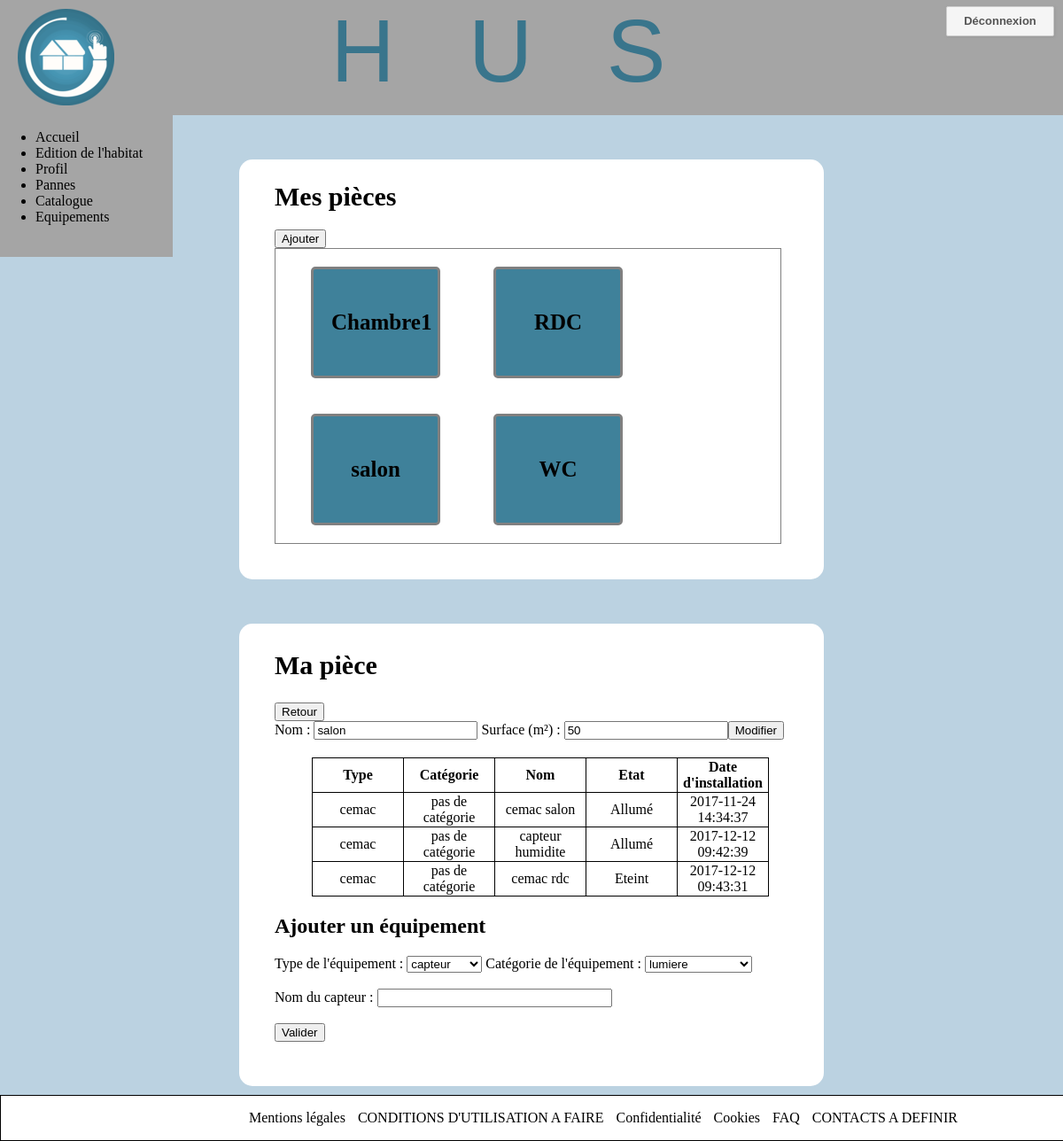
Before: /edition_habitat/edition.habitat.traitement.php?id=1&nomPiece=salon&surface=50 with the older database file.
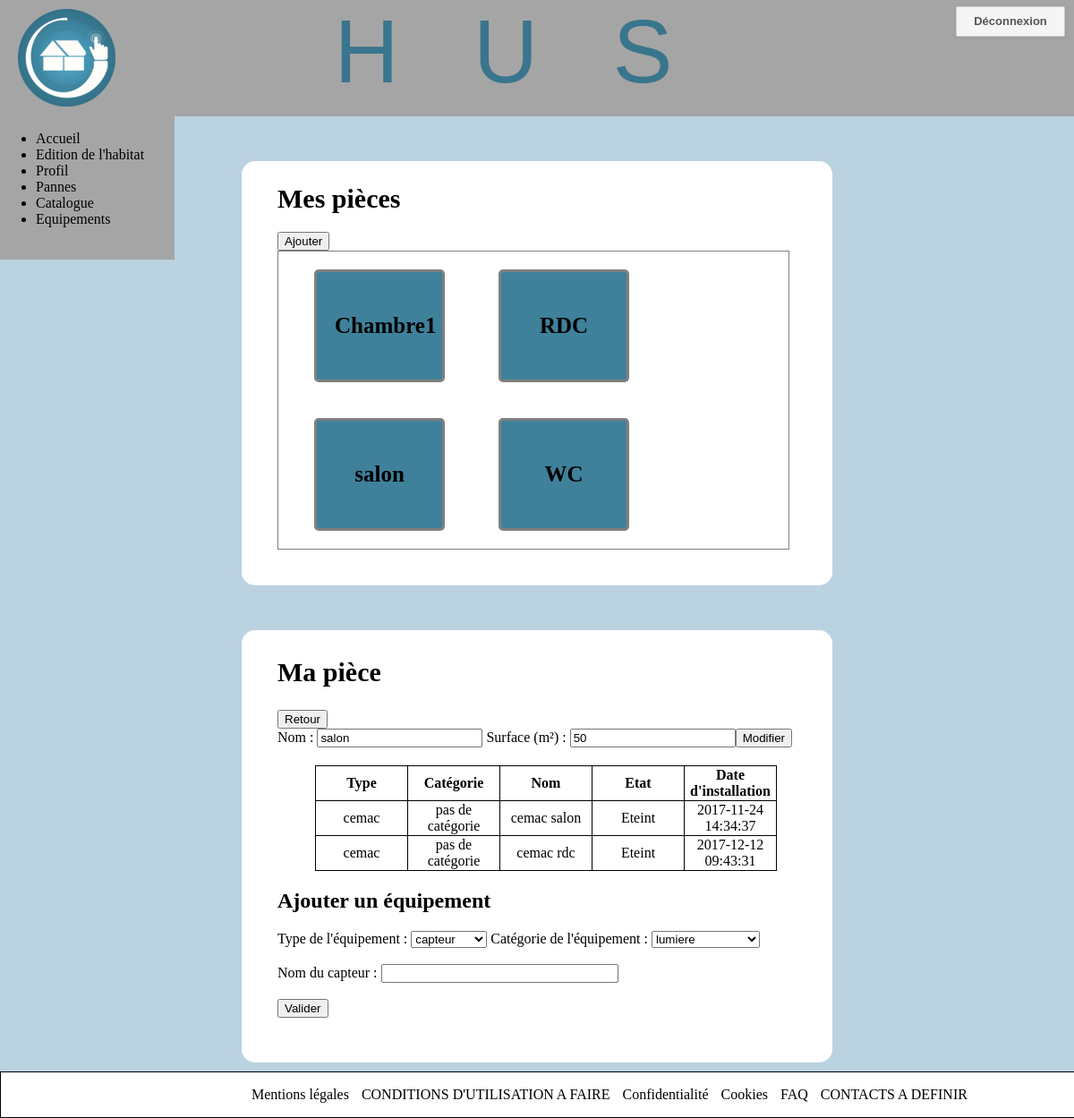
After: the same page with the newer database file.
### tables this page shows
CREATE TABLE IF NOT EXISTS `equipements` (
  `ID` int(11) NOT NULL AUTO_INCREMENT,
  `Nom` varchar(255) NOT NULL,
  `Reference` text NOT NULL,
  `Etat` tinyint(1) NOT NULL,
  `Date_installation` datetime NOT NULL,
  `Presence_page_accueil` tinyint(1) NOT NULL,
  `ID_Piece` int(11) NOT NULL,
  `ID_Equipement_lie` int(11) DEFAULT NULL,
  `ID_type_equipement` int(11) NOT NULL,
  `ID_categorie_equipement` int(11) DEFAULT NULL,
  PRIMARY KEY (`ID`)
);

CREATE TABLE IF NOT EXISTS `type_equipement` (
  `ID` int(11) NOT NULL AUTO_INCREMENT,
  `Nom` varchar(50) NOT NULL,
  PRIMARY KEY (`ID`)
);

CREATE TABLE IF NOT EXISTS `categorie_equipement` (
  `ID` int(11) NOT NULL AUTO_INCREMENT,
  `Nom` varchar(50) NOT NULL,
  PRIMARY KEY (`ID`)
);

### edition_habitat/edition.habitat.traitement.php (the view, shortened to what this page needs)
<!DOCTYPE HTML>
<html>
    <head>
        <link rel="stylesheet" href="edition.habitat.vueCSS.css"/>
        <link rel="stylesheet" href="../Mise_en_page/header.css"/>
        <link rel="stylesheet" href="../Mise_en_page/footer.css"/>
    </head>
    <body>
    <header>
    </header>
<?php
try
{
    $bdd = new PDO('mysql:host=localhost;dbname=husv4;charset=utf8', 'root', '',
                    array(PDO::ATTR_ERRMODE => PDO::ERRMODE_EXCEPTION));
}
catch (Exception $e)
{
    die('Erreur :' .$e->getMessage());
}
?>
		<div id="sectionPieces">
    		<h1> Mes pièces </h1>
    		<a href="edition.habitat.traitement.php?ajout=1&amp;modifier=0#sectionEdition"><input type="button" name="ajouter_piece" value="Ajouter"/></a>
    		<section id="cadreIconePiece"  >
<?php
$query1 = $bdd->query("SELECT ID, Nom, Surface FROM pieces WHERE ID_Habitat = 1 ORDER BY Nom");
while($dataPiece = $query1->fetch())
{
    $liste_ID[] = $dataPiece['ID'];
    $liste_piece[] = $dataPiece['Nom'];
    $liste_surface[] = $dataPiece['Surface'];
}
$taille_liste = count($liste_ID);
for ($i=0 ; $i<$taille_liste ; $i++)
{
    echo '<a href="edition.habitat.traitement.php?id='.$liste_ID[$i].'&amp;nomPiece='.$liste_piece[$i].
            '&amp;surface='.$liste_surface[$i].'#sectionEdition" class="lienEdition">'
             .$liste_piece[$i].'</a>';
}
?>
    		</section>
    	</div>
		<section id="sectionEdition">
<?php
        if (isset($_GET['ajout']) AND $_GET['ajout'] == 1)
        {
            echo'<h1> Ma nouvelle pièce </h1>';
        }
        else
        {
            echo '<h1> Ma pièce </h1> ';
        }
?>
			<a href="edition.habitat.traitement.php"><input type="button" name="retour" value="Retour"/></a>
<?php
if (!empty($_GET['id']) OR !empty($_GET['nomPiece']) OR !empty($_GET['surface']) OR !empty($_GET['modifier']) OR !empty($_GET['ajout']))
{
?>
			<form method="post" action="" id="formulaire">
<?php
if (isset($_GET['id']) AND isset($_GET['nomPiece']) AND isset($_GET['surface']))
{
    echo '<label for="nomPiece"> Nom : </label>
          <input type="text" name="nom_piece" value="'.$_GET['nomPiece'].'" id="nomPiece" readonly/>
          <label for="surfacePiece"> Surface (m²) : </label>
          <input type="text" name="surface_piece" value="'.$_GET['surface'].'" id="surfacePiece" readonly/>';
    echo '<a href="edition.habitat.traitement.php?ajout=0&amp;modifier=1&amp;id='.$_GET['id'].'#sectionEdition"><input type="button" name="modifier_piece" value="Modifier"/></a>';
}
?>
				</form>
			<table>
    			<thead>
    				<tr>
    					<th> Type </th>
    					<th> Catégorie </th>
    					<th> Nom </th>
    					<th> Etat </th>
    					<th> Date d'installation </th>
    				</tr>
    			</thead>
				<tbody>
<?php
if (isset($_GET['id']))
{
    $query4 = $bdd->prepare('SELECT * FROM equipements WHERE ID_Piece = ?');
    $query4 -> execute(array($_GET['id']));
    while ($dataEq = $query4->fetch())
    {
        if ($dataEq['Etat'] == 0)
        {
            $Etat = 'Eteint';
        } else {
            $Etat = 'Allumé';
        }
        $queryEqType = $bdd->query('SELECT type_equipement.Nom FROM type_equipement INNER JOIN equipements ON type_equipement.ID = equipements.ID_type_equipement');
        $dataEqType = $queryEqType->fetch();
        $queryEqCat = $bdd->query('SELECT categorie_equipement.Nom FROM categorie_equipement INNER JOIN equipements ON categorie_equipement.ID = equipements.ID_categorie_equipement');
        $dataEqCat = $queryEqCat->fetch();
        echo '<tr>
            <td>'.$dataEqType['Nom'].'</td>
            <td>'.$dataEqCat['Nom'].'</td>
            <td>'.$dataEq['Nom'].'</td>
            <td>'.$Etat.'</td>
            <td>'.$dataEq['Date_installation'].'</td>
        </tr>';
    }
}
?>
    			</tbody>
			</table>
			<h2>Ajouter un équipement</h2>
			<form method="post" action="" id="formulaire">
			<label> Type de l'équipement :</label>
			<select name="choixType">
<?php
$query5 = $bdd->query('SELECT Nom FROM type_equipement');
while ($dataTypeNom = $query5->fetch())
{
    $i=1;
    echo '<option value="typeCapteur'.$i.'">'.$dataTypeNom['Nom'].'</option>' ;
}
?>
    			</select>
    			<label> Catégorie de l'équipement :</label>
    			<select name="choixCat">
<?php
$query5 = $bdd->query('SELECT * FROM categorie_equipement');
while ($dataCatNom = $query5->fetch())
{
    $i=1;
    echo '<option value="catCapteur'.$i.'">'.$dataCatNom['Nom'].'</option>' ;
}
?>
    			</select> <br/><br/>
    			<label for="nomCapteur"> Nom du capteur :</label>
    			<input type="text" name="nom_capteur" id="nomCapteur" maxlength="20" size="30" required/> <br/><br/>
				<input type="submit" value="Valider">
			</form>
<?php
}
?>
		</section>
    	<footer>
			<?php include("../Mise_en_page/footer.php");?>
		</footer>
    </body>
</html>

Changed rows visible on the page:
removed equipements: type_equipement.Nom "cemac", categorie_equipement.Nom "pas de catégorie", Nom "capteur humidite", Etat "Allumé", Date_installation "2017-12-12 09:42:39"
changed equipements "cemac salon": Etat "Allumé" → "Eteint"
